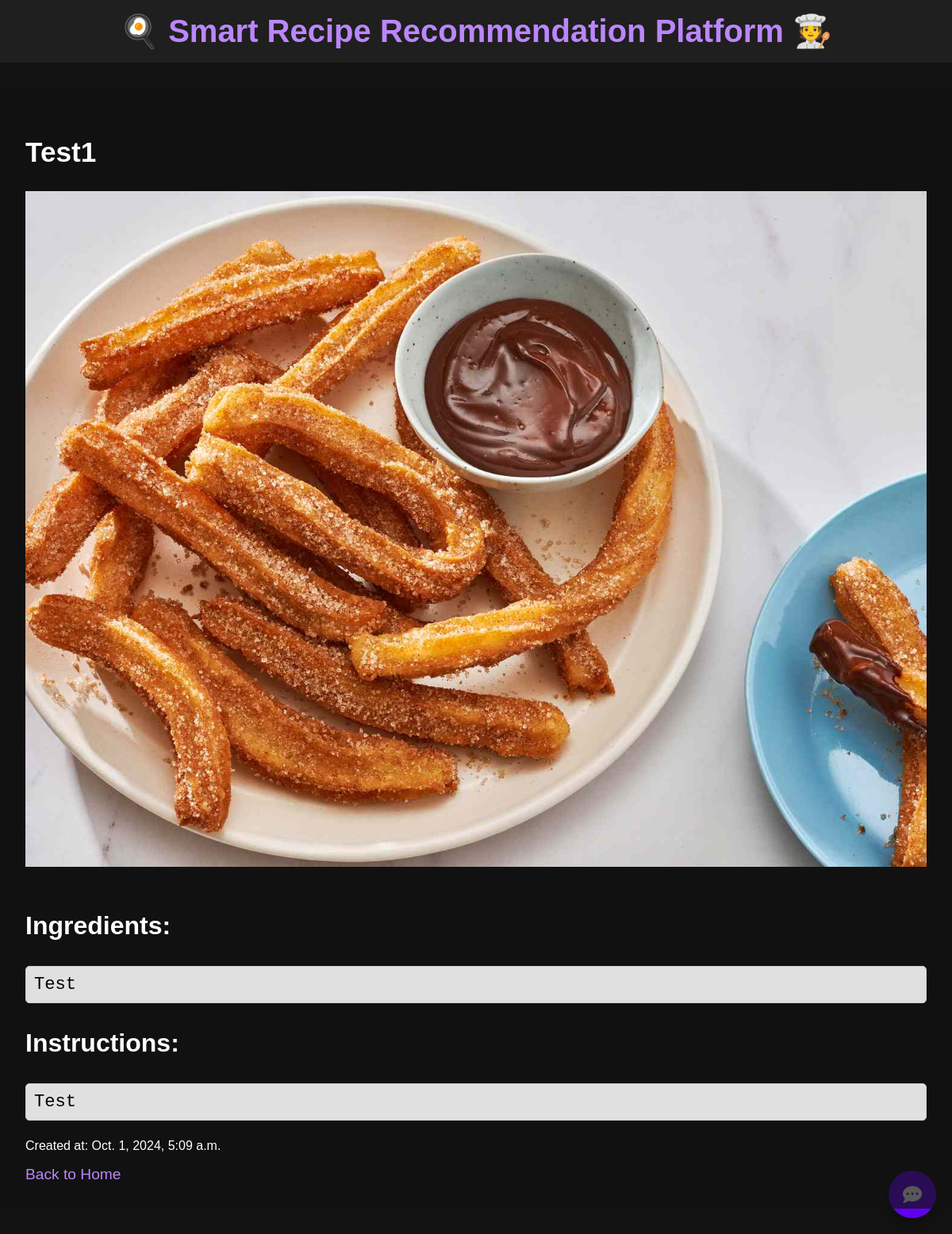
The app's page /detail/14/ with its own data.
### recipes/models.py (models this page shows, shortened)
class Recipe(models.Model):
    title = models.CharField(max_length=200)
    ingredients = models.TextField()
    instructions = models.TextField()
    created_at = models.DateTimeField(auto_now_add=True)
    rating = models.IntegerField(default=0)  # Add this line
    image = models.ImageField(upload_to='recipe_images/', null=True, blank=True)  # Add this line

### recipes/views.py (the view)
# urls.py: path('detail/<int:id>/', views.recipe_detail, name='recipe_detail'),
def recipe_detail(request, id):
    recipe = get_object_or_404(Recipe, id=id)
    return render(request, 'recipes/recipe_detail.html', {'recipe': recipe})

### recipes/templatetags/custom_filters.py (called while the page is built)
@register.filter
def newline_comma(value):
    return value.replace(',', '\n').replace('.', '\n')

### recipes/templates/recipes/recipe_detail.html (shortened to what this page needs)
{% extends 'recipes/base.html' %}
{% load custom_filters %}
{% block content %}
    <div class="recipe-content">
        <h2 style="font-size: 2.2em;">{{ recipe.title }}</h2>
        {% if recipe.image %}
            <img src="{{ recipe.image.url }}" alt="{{ recipe.title }}" style="max-width: 100%; height: auto; margin-bottom: 20px;">
        {% endif %}
        <h3 style="font-size: 2em;">Ingredients:</h3>
        <pre style="white-space: pre-wrap; word-wrap: break-word; font-size: 1.7em; padding: 10px; border: 1px solid #ccc; border-radius: 5px; background-color: #e0e0e0; color: #000; width: 100%; box-sizing: border-box;">{{ recipe.ingredients|newline_comma }}</pre>
        <h3 style="font-size: 2em;">Instructions:</h3>
        <pre style="white-space: pre-wrap; word-wrap: break-word; font-size: 1.7em; padding: 10px; border: 1px solid #ccc; border-radius: 5px; background-color: #e0e0e0; color: #000; width: 100%; box-sizing: border-box;">{{ recipe.instructions|newline_comma }}</pre>
        <p>Created at: {{ recipe.created_at }}</p>
        <a href="{% url 'home' %}" style="font-size: 1.2em;">Back to Home</a>
    </div>
{% endblock %}

### recipes/templates/recipes/base.html (style rules this page uses)
body { background-color: #121212; color: #ffffff; font-family: Arial, sans-serif; margin: 0; padding: 0; }
a { color: #bb86fc; text-decoration: none; }

### records on screen
Recipe: title "Test1", image (picture), ingredients|newline_comma "Test", instructions|newline_comma "Test", created_at "Oct. 1, 2024, 5:09 a.m."
